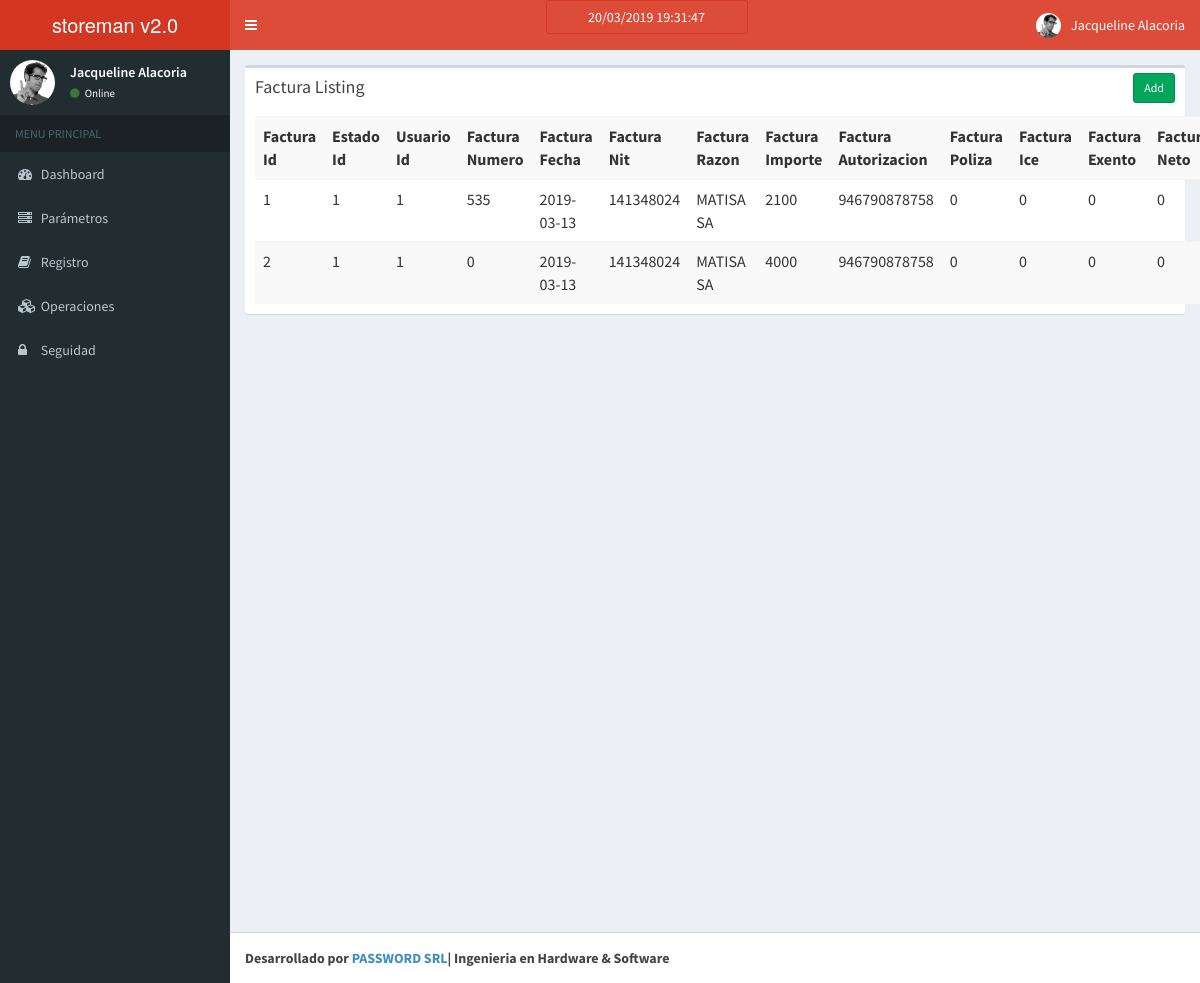
The app's page /index.php/factura, older data.
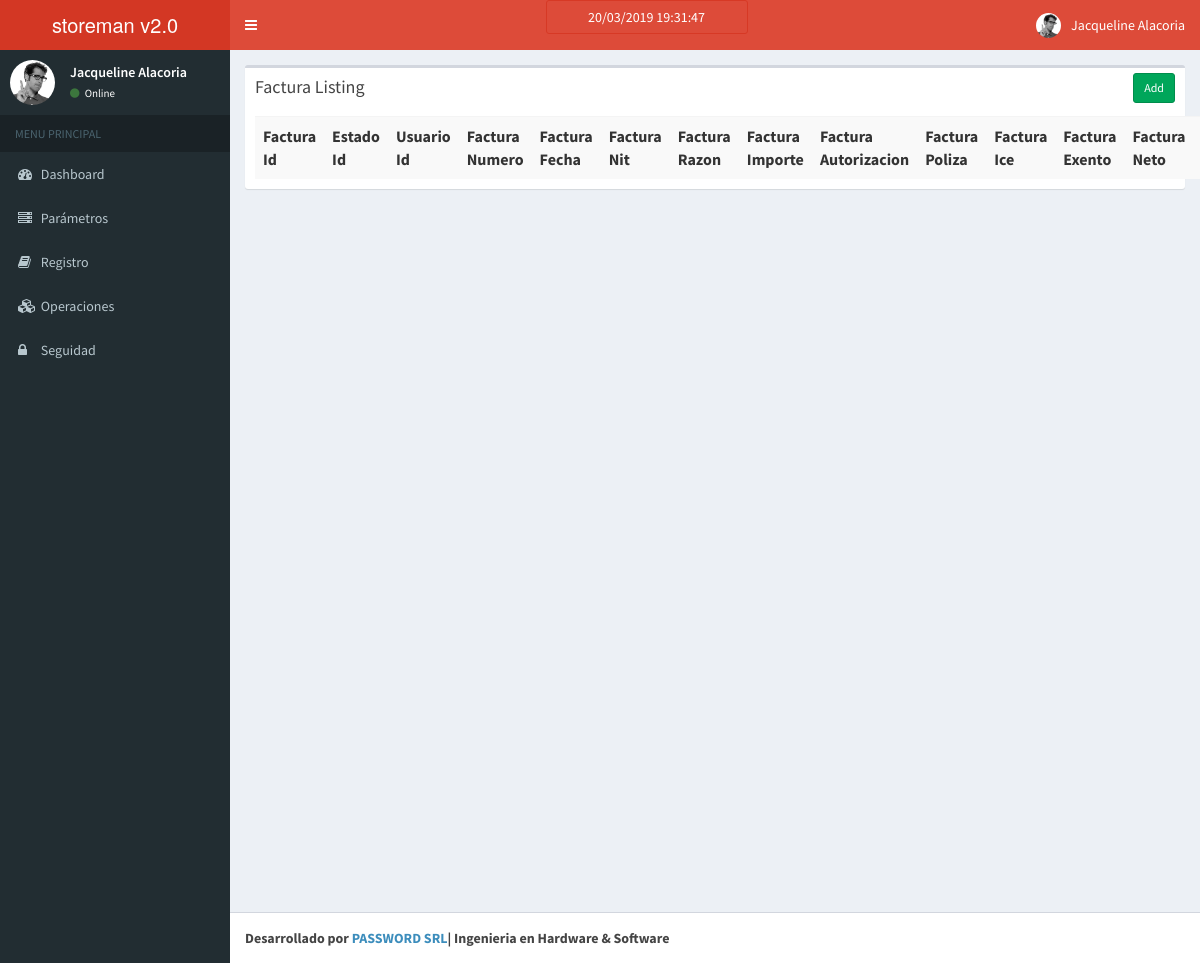
The same page, newer data.
### tables this page shows
CREATE TABLE `factura` (
  `factura_id` int(11) NOT NULL AUTO_INCREMENT,
  `usuario_id` int(11) DEFAULT NULL,
  `factura_numero` float DEFAULT NULL,
  `factura_fecha` date DEFAULT NULL,
  `factura_nit` bigint(20) DEFAULT NULL,
  `factura_razon` varchar(150) DEFAULT NULL,
  `factura_importe` varchar(50) DEFAULT NULL,
  `factura_autorizacion` varchar(50) DEFAULT NULL,
  `factura_poliza` varchar(50) DEFAULT NULL,
  `factura_ice` float DEFAULT NULL,
  `factura_exento` float DEFAULT NULL,
  `factura_neto` float DEFAULT NULL,
  `factura_creditofiscal` float DEFAULT NULL,
  `factura_codigocontrol` varchar(20) DEFAULT NULL,
  `estado_id` int(11) DEFAULT '1',
  PRIMARY KEY (`factura_id`),
  UNIQUE KEY `factura_id` (`factura_id`),
  KEY `fk_factura_usuario` (`usuario_id`),
  CONSTRAINT `fk_factura_usuario` FOREIGN KEY (`usuario_id`) REFERENCES `usuario` (`usuario_id`)
);

### application/controllers/Factura.php (called while the page is built, shortened)
<?php
class Factura extends CI_Controller{
    function __construct()
    {
        $this->load->model('Factura_model');
    }
    function index()
    {
        $data['factura'] = $this->Factura_model->get_all_factura();
        $data['_view'] = 'factura/index';
        $this->load->view('layouts/main',$data);
    }
}

### index.php (called while the page is built, shortened)
<?php
require_once BASEPATH.'core/CodeIgniter.php';

### application/models/Factura_model.php (called while the page is built, shortened)
<?php
class Factura_model extends CI_Model
{
    function get_all_factura()
    {
        $factura = $this->db->query("
            SELECT
                *
            FROM
                `factura`
            WHERE
                1 = 1
            ORDER BY `factura_id`
        ")->result_array();
        return $factura;
    }
}

### application/views/factura/index.php (the view, shortened to what this page needs)
<div class="row">
    <div class="col-md-12">
        <div class="box">
            <div class="box-header">
                <h3 class="box-title">Factura Listing</h3>
            	<div class="box-tools">
                    <a href="<?php echo site_url('factura/add'); ?>" class="btn btn-success btn-sm">Add</a>
                </div>
            </div>
            <div class="box-body">
                <table class="table table-striped">
                    <tr>
						<th>Factura Id</th>
						<th>Estado Id</th>
						<th>Usuario Id</th>
						<th>Factura Numero</th>
						<th>Factura Fecha</th>
						<th>Factura Nit</th>
						<th>Factura Razon</th>
						<th>Factura Importe</th>
						<th>Factura Autorizacion</th>
						<th>Factura Poliza</th>
						<th>Factura Ice</th>
						<th>Factura Exento</th>
						<th>Factura Neto</th>
						<th>Factura Creditofiscal</th>
                    </tr>
                    <?php foreach($factura as $f){ ?>
                    <tr>
						<td><?php echo $f['factura_id']; ?></td>
						<td><?php echo $f['estado_id']; ?></td>
						<td><?php echo $f['usuario_id']; ?></td>
						<td><?php echo $f['factura_numero']; ?></td>
						<td><?php echo $f['factura_fecha']; ?></td>
						<td><?php echo $f['factura_nit']; ?></td>
						<td><?php echo $f['factura_razon']; ?></td>
						<td><?php echo $f['factura_importe']; ?></td>
						<td><?php echo $f['factura_autorizacion']; ?></td>
						<td><?php echo $f['factura_poliza']; ?></td>
						<td><?php echo $f['factura_ice']; ?></td>
						<td><?php echo $f['factura_exento']; ?></td>
						<td><?php echo $f['factura_neto']; ?></td>
                    </tr>
                    <?php } ?>
                </table>
            </div>
        </div>
    </div>
</div>

Row changes from the older to the newer data that the page shows:
removed factura: factura_id "1", estado "1", usuario "1", factura_numero "535", factura_fecha "2019-03-13", factura_nit "141348024", factura_razon "MATISA SA", factura_importe "2100", factura_autorizacion "946790878758", factura_poliza "0", factura_ice "0", factura_exento "0", factura_neto "0"
removed factura: factura_id "2", estado "1", usuario "1", factura_numero "0", factura_fecha "2019-03-13", factura_nit "141348024", factura_razon "MATISA SA", factura_importe "4000", factura_autorizacion "946790878758", factura_poliza "0", factura_ice "0", factura_exento "0", factura_neto "0"
